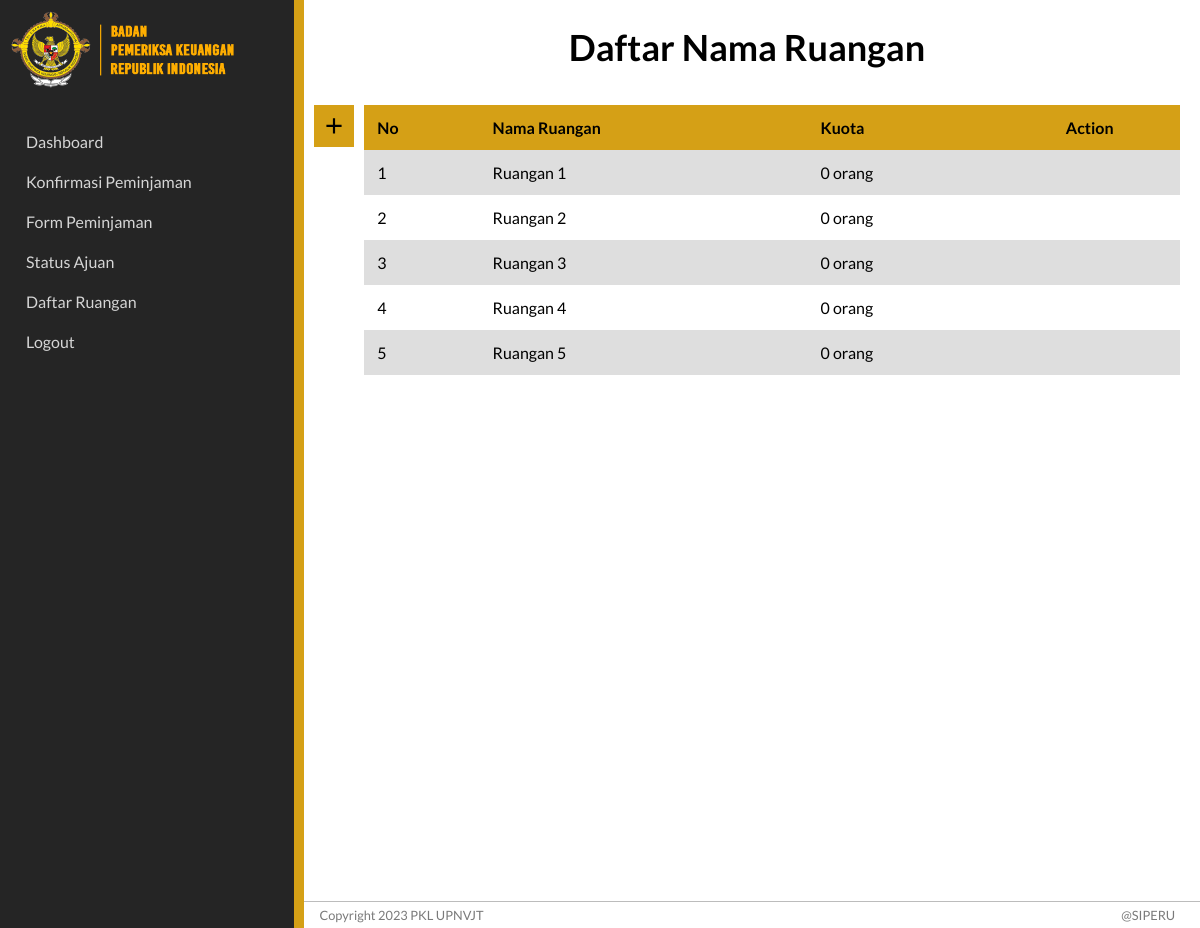
Page /ruangan.php on the committed database.
### tables this page shows
CREATE TABLE `t_ruangan` (
  `id_ruangan` int(11) NOT NULL,
  `n_ruangan` varchar(45) NOT NULL,
  `kuota` int(255) NOT NULL
);

### index_files/conndb3.php (called while the page is built, shortened)
<?php
	function connection(){
		$dbHost = 'localhost';
		$dbUsername = 'root';
		$dbPassword = '';
		$dbName = 'pinjam_ruangan';
		$conn = mysqli_connect($dbHost, $dbUsername, $dbPassword);
		mysqli_select_db($conn, $dbName);
		return $conn;
	}
 ?>

### ruangan.php (the view, shortened to what this page needs)
<?php require_once('./index_files/conndb3.php') ?>
<html lang="en">
<head>
    <link rel="stylesheet" href="css/style.css">
</head>
<body>
    <section class="sidebarr">
        <?php
        include('./sidebar/sidebar.php')
        ?>
    </section>
    <section class="main">
        <div class="title">Daftar Nama Ruangan</div>
        <div class="tabel">
            <table style="width: 90%;">
                <a class="link" href="./add_ruangan.php">
                    <svg xmlns="http://www.w3.org/2000/svg" class="addel" viewBox="0 0 24 24">
                        <path fill="black" d="M11 19v-6H5v-2h6V5h2v6h6v2h-6v6Z" />
                    </svg>
                </a>
                <tr>
                    <th>No</th>
                    <th>Nama Ruangan</th>
                    <th>Kuota</th>
                    <th colspan="" style="text-align:center">Action</th>
                </tr>
                <?php
                $no = 1;
                $query = mysqli_query(connection(), 'SELECT * FROM t_ruangan ;');
                while ($d = mysqli_fetch_array($query)) : ?>
                    <tr class="">
                        <td class="qe"><?php echo $no++; ?></td>
                        <td><?php echo $d['n_ruangan']; ?></td>
                        <td> <?php echo $d['kuota']; ?> orang</td>
                        <td class="icon">
                        </td>
                    </tr>
                <?php endwhile; ?>
            </table>
        </div>
        <div class="footerCont">
            <div class="footer">
                <p class="p1">Copyright 2023 PKL UPNVJT </p>
                <p class="p2">@SIPERU</p>
            </div>
        </div>
    </section>
</body>
</html>

### css/style.css (style rules this page uses)
* { box-sizing: border-box; margin: 0px; padding: 0px; }
body { font-family: "lato", sans-serif; overflow-x: hidden; }
.main { height: 100%; margin-bottom: 8rem; }
a { color: rgb(213, 213, 213); text-decoration: none; }
.title { padding-top: 25px; margin-bottom: 1em; font-size: 36px; font-weight: 700; text-align: center; }
.footerCont { box-shadow: 0px -1px 0px #bcbcbc; padding: 5px; z-index: -0; position: fixed; bottom: 0; width: 100%; background-color: rgb(255, 255, 255); }
.p1 { margin-left: 23em; float: left; }
.p2 { float: right; }
.footer { font-size: 0.8em; padding: 0px 20px; color: #7a7a7a; }
.tabel { display: flex; justify-content: center; }
table { overflow-x: scroll; }
table, td, th { border: 0px solid black; border-collapse: collapse; padding: 13px; }
th { background-color: #d5a016; text-align: start; }
tr:nth-child(even) { background-color: #dedede; }
td.icon { padding: 13px 15px 13px 15px; text-align: center; }
.addel { background-color: #d5a016; padding: 7px; width: 2.5em; height: 2.6em; margin-right: 10px; }

### rows in the picture
t_ruangan: n_ruangan "Ruangan 1", kuota "0"
t_ruangan: n_ruangan "Ruangan 2", kuota "0"
t_ruangan: n_ruangan "Ruangan 3", kuota "0"
t_ruangan: n_ruangan "Ruangan 4", kuota "0"
t_ruangan: n_ruangan "Ruangan 5", kuota "0"
